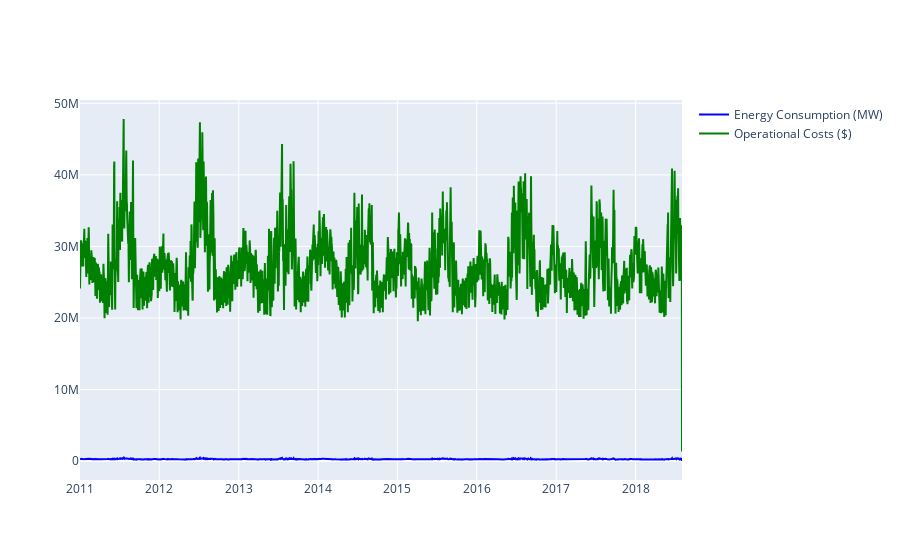

The notebook cell this image was saved under:
### Code cell
fig.add_trace(go.Scatter(x=data_sample.index,
                         y=data_sample['Operational_Costs'],
                         mode='lines',
                         name= 'Operational Costs ($)',
                         line= dict(color='green')))

### Figure 1 — Plotly figure (JSON) as saved in the notebook; plotly's stock layout.template omitted (floating-point values rounded to 4 significant figures; data arrays with more than 128 entries replaced by an {"elided": "..."} marker saying what was removed)
{"data": [{"line": {"color": "blue"}, "mode": "lines", "name": "Energy Consumption (MW)", "type": "scatter", "x": {"elided": "2772 str values"}, "y": {"elided": "2772 int values"}}, {"line": {"color": "green"}, "mode": "lines", "name": "Operational Costs ($)", "type": "scatter", "x": {"elided": "2772 str values"}, "y": {"elided": "2772 int values"}}], "layout": {}}
